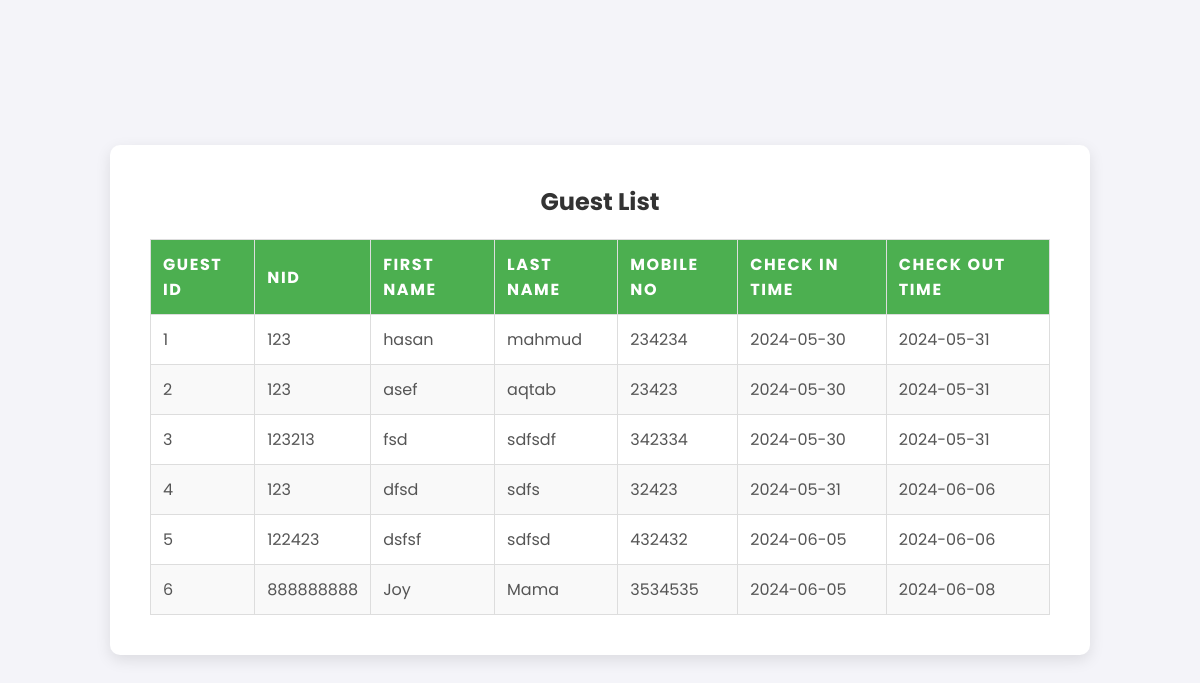
The page /guest/guest_dis.php on the database its author committed.
### tables this page shows
CREATE TABLE `guest` (
  `Guest_id` int(10) NOT NULL,
  `NID` int(10) NOT NULL,
  `First_name` varchar(20) NOT NULL,
  `Last_name` varchar(20) NOT NULL,
  `Mobile_no` int(11) NOT NULL,
  `Check_in_time` date NOT NULL,
  `Check_out_time` date NOT NULL
);

### guest/guest_dis.php (the view, shortened to what this page needs)
<!DOCTYPE html>
<html lang="en">
<head>
    <link rel="stylesheet" href="guest_dis.css">
</head>
<body>
    <div class="container">
        <h2>Guest List</h2>
        <table>
            <thead>
                <tr>
                    <th>Guest ID</th>
                    <th>NID</th>
                    <th>First Name</th>
                    <th>Last Name</th>
                    <th>Mobile no</th>
                    <th>Check in Time</th>
                    <th>Check out Time</th>
                </tr>
            </thead>
            <tbody>
                <?php
                include('../admin/index.php');
                $sql = "SELECT * FROM guest";
                $result = $conn->query($sql);
                if ($result->num_rows > 0) {
                    while ($row = $result->fetch_assoc()) {
                        echo "<tr>
                        <td>{$row['Guest_id']}</td>
                        <td>{$row['NID']}</td>
                        <td>{$row['First_name']}</td>
                        <td>{$row['Last_name']}</td>
                        <td>{$row['Mobile_no']}</td>
                        <td>{$row['Check_in_time']}</td>
                        <td>{$row['Check_out_time']}</td>
                        </tr>";
                    }
                } else {
                    echo "<tr><td colspan='7'>No Guest found</td></tr>";
                }
                ?>
            </tbody>
        </table>
    </div>
</body>
</html>

### guest/guest_dis.css (style rules this page uses)
body { font-family: 'Poppins', sans-serif; background-color: #f4f4f9; margin: 0; padding: 0; display: flex; align-items: center; justify-content: center; height: 100vh; }
.container { background-color: #fff; padding: 20px 40px; border-radius: 10px; box-shadow: 0 5px 15px rgba(0,0,0,0.1); max-width: 900px; width: 100%; margin: 20px; }
h2 { text-align: center; color: #333; margin-bottom: 20px; }
table { width: 100%; border-collapse: collapse; margin-bottom: 20px; }
table, th, td { border: 1px solid #ddd; }
thead { background-color: #4CAF50; color: white; }
th, td { text-align: left; padding: 12px; }
tbody tr:nth-child(even) { background-color: #f9f9f9; }
th { background-color: #4CAF50; color: white; text-transform: uppercase; letter-spacing: 0.1em; }
td { color: #555; }

### rows shown on the page
guest: Guest_id "1", NID "123", First_name "hasan", Last_name "mahmud", Mobile_no "234234", Check_in_time "2024-05-30", Check_out_time "2024-05-31"
guest: Guest_id "2", NID "123", First_name "asef", Last_name "aqtab", Mobile_no "23423", Check_in_time "2024-05-30", Check_out_time "2024-05-31"
guest: Guest_id "3", NID "123213", First_name "fsd", Last_name "sdfsdf", Mobile_no "342334", Check_in_time "2024-05-30", Check_out_time "2024-05-31"
guest: Guest_id "4", NID "123", First_name "dfsd", Last_name "sdfs", Mobile_no "32423", Check_in_time "2024-05-31", Check_out_time "2024-06-06"
guest: Guest_id "5", NID "122423", First_name "dsfsf", Last_name "sdfsd", Mobile_no "432432", Check_in_time "2024-06-05", Check_out_time "2024-06-06"
guest: Guest_id "6", NID "888888888", First_name "Joy", Last_name "Mama", Mobile_no "3534535", Check_in_time "2024-06-05", Check_out_time "2024-06-08"
